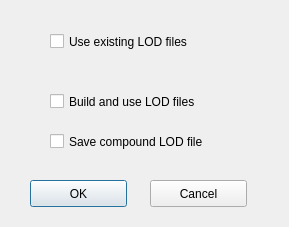
<?xml version="1.0" encoding="UTF-8"?>
<ui version="4.0">
 <class>AskForLODDialog</class>
 <widget class="QDialog" name="AskForLODDialog">
  <property name="geometry">
   <rect>
    <x>0</x>
    <y>0</y>
    <width>289</width>
    <height>227</height>
   </rect>
  </property>
  <property name="windowTitle">
   <string>LOD file processing</string>
  </property>
  <widget class="QPushButton" name="okButton">
   <property name="geometry">
    <rect>
     <x>30</x>
     <y>180</y>
     <width>97</width>
     <height>27</height>
    </rect>
   </property>
   <property name="text">
    <string>OK</string>
   </property>
  </widget>
  <widget class="QPushButton" name="cancelButton">
   <property name="geometry">
    <rect>
     <x>150</x>
     <y>180</y>
     <width>97</width>
     <height>27</height>
    </rect>
   </property>
   <property name="text">
    <string>Cancel</string>
   </property>
  </widget>
  <widget class="QCheckBox" name="useLODCheck">
   <property name="geometry">
    <rect>
     <x>50</x>
     <y>30</y>
     <width>201</width>
     <height>23</height>
    </rect>
   </property>
   <property name="toolTip">
    <string>Use existing Level Of Distance files</string>
   </property>
   <property name="text">
    <string>Use existing LOD files</string>
   </property>
  </widget>
  <widget class="QCheckBox" name="buildLODCheck">
   <property name="geometry">
    <rect>
     <x>50</x>
     <y>90</y>
     <width>221</width>
     <height>23</height>
    </rect>
   </property>
   <property name="toolTip">
    <string>Build and use LOD file</string>
   </property>
   <property name="text">
    <string>Build and use LOD files</string>
   </property>
  </widget>
  <widget class="QCheckBox" name="saveCompLODCheck">
   <property name="geometry">
    <rect>
     <x>50</x>
     <y>130</y>
     <width>231</width>
     <height>23</height>
    </rect>
   </property>
   <property name="toolTip">
    <string>Save one file containing all LOD levels</string>
   </property>
   <property name="text">
    <string>Save compound LOD file</string>
   </property>
  </widget>
 </widget>
 <resources/>
 <connections/>
</ui>
